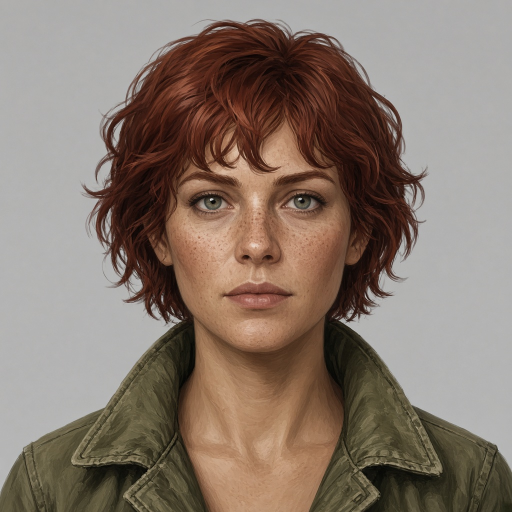
#> input picture prototypes/lifelike/src/face_front.jpg, 1024 x 1024 px, found by its file name (shown at 1/2 size); the run also reads 1 picture not shown here
$ python prep_face_v1.py
#> lines starting #> are read from the running program, lines starting #| are printed output that depends on the picture
"""Register the AI face keyframes onto the neutral portrait and bake optical flow.
Outputs (prototype/): face-n.webp, face-c.webp (eyes closed), face-e.webp (2x2 atlas: smile, angry,
surprised, sad - registered into the neutral frame), face-f.png (4x2 flow atlas: row 0 = N->E, row 1 = E->N, 128px tiles,
R/G = dx/dy*4+128 in 512px units), face.json (landmarks). work/face_reg_*.jpg are checks."""
import json
import numpy as np
import cv2

R = 512
N = cv2.resize(cv2.imread('src/face_front.jpg'), (R, R), interpolation=cv2.INTER_AREA)
C = cv2.resize(cv2.imread('src/face_eyes_closed.jpg'), (R, R), interpolation=cv2.INTER_AREA)
sheet = cv2.imread('src/expr_sheet.jpg')
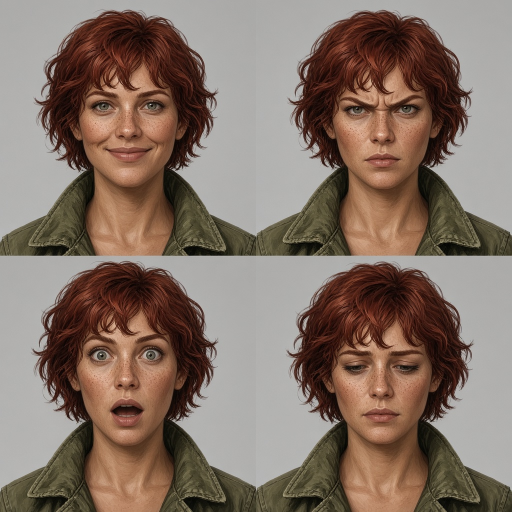
#> input picture prototypes/lifelike/src/expr_sheet.jpg, 1024 x 1024 px, found by its file name (shown at 1/2 size)
#> sheet is the input picture: shape (1024, 1024, 3); mean B, G, R 101.7, 113.2, 131.3
tiles = [sheet[y:y + 512, x:x + 512] for (y, x) in ((0, 0), (0, 512), (512, 0), (512, 512))]
#> tiles = 4 items
NAMES = ['smile', 'angry', 'surprised', 'sad']

orb = cv2.ORB_create(4000)
gN = cv2.cvtColor(N, cv2.COLOR_BGR2GRAY)
kN, dN = orb.detectAndCompute(gN, None)
#> kN = 2907 keypoints; strongest (x, y, size): (210, 199, 31), (299, 198, 31), (300, 201, 31), (179, 320, 31)
bf = cv2.BFMatcher(cv2.NORM_HAMMING, crossCheck=True)


def register(img):
    g = cv2.cvtColor(img, cv2.COLOR_BGR2GRAY)
    k, d = orb.detectAndCompute(g, None)
    m = sorted(bf.match(d, dN), key=lambda x: x.distance)[:600]
    src = np.float32([k[x.queryIdx].pt for x in m])
    dst = np.float32([kN[x.trainIdx].pt for x in m])
    A, inl = cv2.estimateAffinePartial2D(src, dst, method=cv2.RANSAC, ransacReprojThreshold=3)
    warped = cv2.warpAffine(img, A, (R, R), flags=cv2.INTER_LINEAR, borderMode=cv2.BORDER_REFLECT)
    valid = cv2.warpAffine(np.full(img.shape[:2], 255, np.uint8), A, (R, R)) > 128
    return warped, valid, A, int(inl.sum())


def bg_blend(img, valid):
    """outside the warped tile's footprint, show neutral (keeps frame edges clean)"""
    v = cv2.GaussianBlur(cv2.erode(valid.astype(np.float32), np.ones((9, 9))), (21, 21), 0)[..., None]
    return (img * v + N * (1 - v)).astype(np.uint8)


Cr, Cv, A, n = register(C)
#> in register, `k, d = orb.detectAndCompute(g, None)`: k = 2986 keypoints; strongest (x, y, size): (180, 320, 31), (348, 320, 37.2), (341, 320, 31), (179, 320, 37.2)
#> in register, `m = sorted(bf.match(d, dN), key=lambda x: x.distance)[:600]`: m = 600 matches
#> in register, `src = np.float32([k[x.queryIdx].pt for x in m])`: src = 600 pairs, first value 73 to 439.2, second value 32 to 474
#> in register, `dst = np.float32([kN[x.trainIdx].pt for x in m])`: dst = 600 pairs, first value 73 to 438, second value 32 to 474
#> in register, `A, inl = cv2.estimateAffinePartial2D(src, dst, method=cv2.RANSAC, rans..`: A = [[0.997, -7.9e-05, 0.0688], [7.9e-05, 0.997, 0.698]]; inl = 600 values, max 1 at index 0, min 0 at index 132, mean 0.993
#> in register, `valid = cv2.warpAffine(np.full(img.shape[:2], 255, np.uint8), A, (R, R..`:
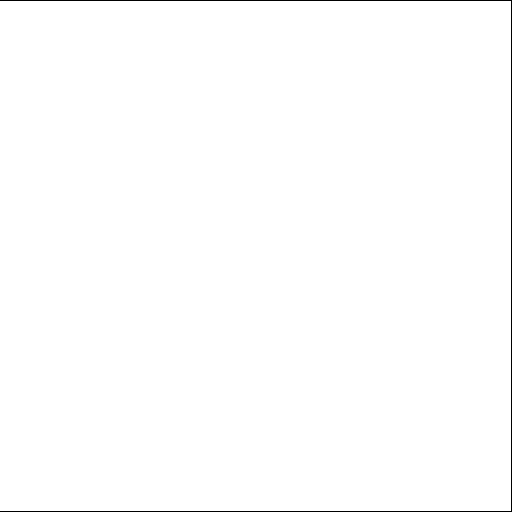
#> valid: shape (512, 512) bool; 99.4% white; black in thin lines or dots
#> n = 596
print('closed', n, A.round(3).tolist())
#| closed 596 [[0.997, -0.0, 0.069], [0.0, 0.997, 0.698]]
Cr = bg_blend(Cr, Cv)
regs = []
for nm, t in zip(NAMES, tiles):
    w, v, A, n = register(t)
    s = np.sqrt(abs(np.linalg.det(A[:, :2])))
    print(nm, 'inliers', n, 'scale', round(s, 3), 'shift', A[:, 2].round(1).tolist())
    regs.append(bg_blend(w, v))
#> this loop made 4 passes
#> (nm, A, n, s) on passes 1 to 4: ('smile', [[0.938, -0.00146, 17.79], [0.00146, 0.938, 1.15]], 555, 0.938), ('angry', [[0.934, -0.00639, 24.02], [0.00639, 0.934, 2.89]], 307, 0.934), ('surprised', [[0.923, -0.00423, 24.71], [0.00423, 0.923, 15.37]], 382, 0.923), ('sad', [[0.932, -0.0112, 27.31], [0.0112, 0.932, 8.33]], 336, 0.932)
#| smile inliers 555 scale 0.938 shift [17.8, 1.2]
#| angry inliers 307 scale 0.934 shift [24.0, 2.9]
#| surprised inliers 382 scale 0.923 shift [24.7, 15.4]
#| sad inliers 336 scale 0.932 shift [27.3, 8.3]
#> pass 1, in register (call 2), `g = cv2.cvtColor(img, cv2.COLOR_BGR2GRAY)`:
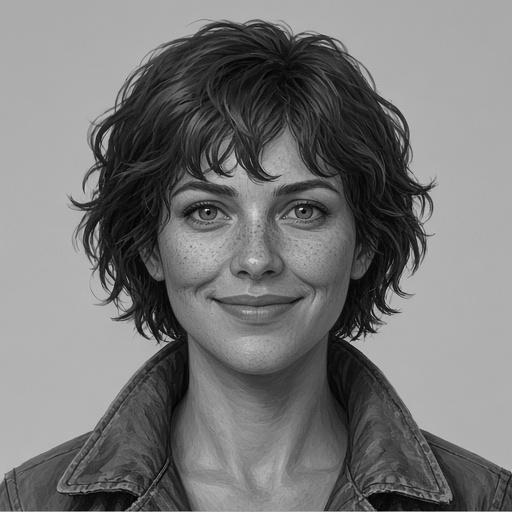
#> g: shape (512, 512); min 1, max 219, mean 119
#> after the loop:
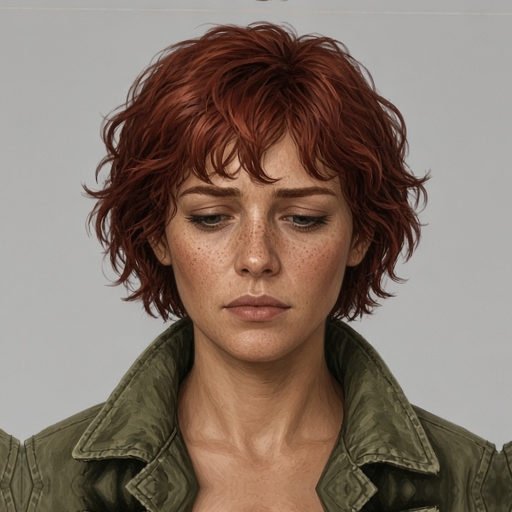
#> w: shape (512, 512, 3); mean of channels 0, 1, 2 103.5, 114.8, 131.5; drawn as B, G, R
#> after the loop, regs = 4 items

dis = cv2.DISOpticalFlow_create(cv2.DISOPTICAL_FLOW_PRESET_MEDIUM)
dis.setFinestScale(1)
FT = 128
flows, backs = [], []
for nm, E in zip(NAMES, regs):
    gE = cv2.cvtColor(E, cv2.COLOR_BGR2GRAY)
    f = dis.calc(gN, gE, None)  # N(p) ~ E(p + f(p))
    f = cv2.GaussianBlur(f, (0, 0), 4)
    b = cv2.GaussianBlur(dis.calc(gE, gN, None), (0, 0), 4)  # E(p) ~ N(p + b(p))
    flows.append(f)
    backs.append(b)
    mag = np.linalg.norm(f, axis=2)
    print(nm, 'flow max', round(float(mag.max()), 1), 'p99', round(float(np.percentile(mag, 99)), 1))
    # check: backward-warp E by flow -> should look like N geometry with E colours
    yy, xx = np.mgrid[0:R, 0:R].astype(np.float32)
    back = cv2.remap(E, xx + f[..., 0], yy + f[..., 1], cv2.INTER_LINEAR, borderMode=cv2.BORDER_REPLICATE)
    cv2.imwrite(f'work/face_reg_{nm}.jpg', np.hstack([N, E, back, cv2.addWeighted(N, 0.5, E, 0.5, 0)]))
#> this loop made 4 passes
#| smile flow max 29.2 p99 17.8
#| angry flow max 26.6 p99 20.2
#| surprised flow max 27.4 p99 19.9
#| sad flow max 25.4 p99 20.2
#> pass 1, `cv2.imwrite(f'work/face_reg_{nm}.jpg', np.hstack([N, E, back, cv2.addW..`:
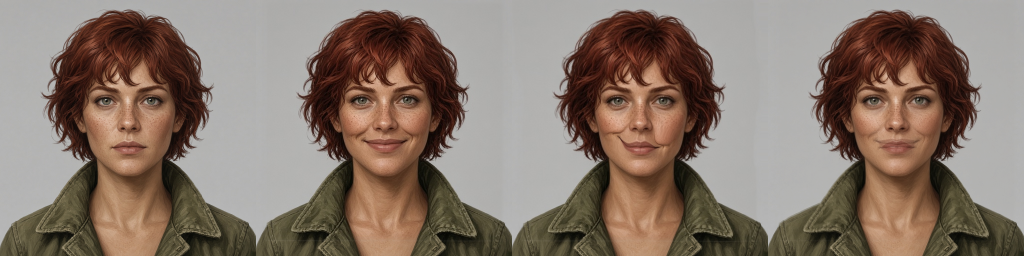
#> saved as face_reg_smile.jpg: shape (512, 2048, 3) (shown at 1/2 size); mean B, G, R 106.5, 117.8, 134
#> after the loop:
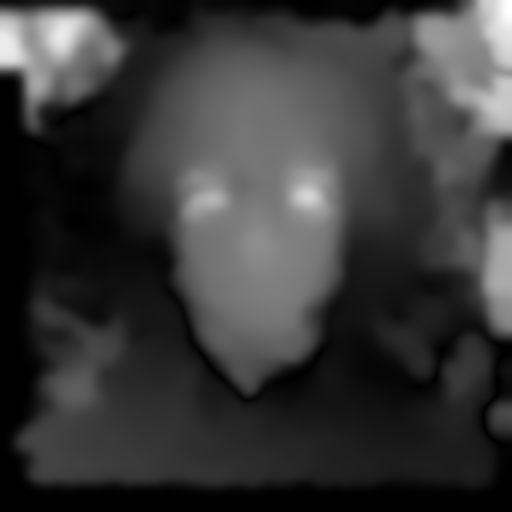
#> mag: shape (512, 512) float32; min 9.65e-05, max 25.38, mean 5.7; drawn with min black and max white
#> after the loop, backs = 4 items; flows = 4 items

cv2.imwrite('prototype/face-n.webp', N, [cv2.IMWRITE_WEBP_QUALITY, 82])
cv2.imwrite('prototype/face-c.webp', Cr, [cv2.IMWRITE_WEBP_QUALITY, 82])
atlas = np.vstack([np.hstack(regs[:2]), np.hstack(regs[2:])])
cv2.imwrite('prototype/face-e.webp', atlas, [cv2.IMWRITE_WEBP_QUALITY, 80])
fl = np.zeros((FT * 2, FT * 4, 3), np.uint8)
#> fl: shape (256, 512, 3); every value is 0
for i, f in enumerate(flows + backs):
    s = cv2.resize(f, (FT, FT), interpolation=cv2.INTER_AREA)
    enc = np.clip(np.round(s * 4 + 128), 0, 255).astype(np.uint8)
    y, x = (i // 4) * FT, (i % 4) * FT
    fl[y:y + FT, x:x + FT, 2] = enc[..., 0]  # BGR order: R=dx
    fl[y:y + FT, x:x + FT, 1] = enc[..., 1]  # G=dy
#> this loop made 8 passes
#> (y, x) on passes 1 to 8: (0, 0), (0, 128), (0, 256), (0, 384), (128, 0), (128, 128), (128, 256), (128, 384)
cv2.imwrite('prototype/face-f.png', fl)
cv2.imwrite('work/face_closed_check.jpg', np.hstack([N, Cr, cv2.addWeighted(N, 0.5, Cr, 0.5, 0)]))
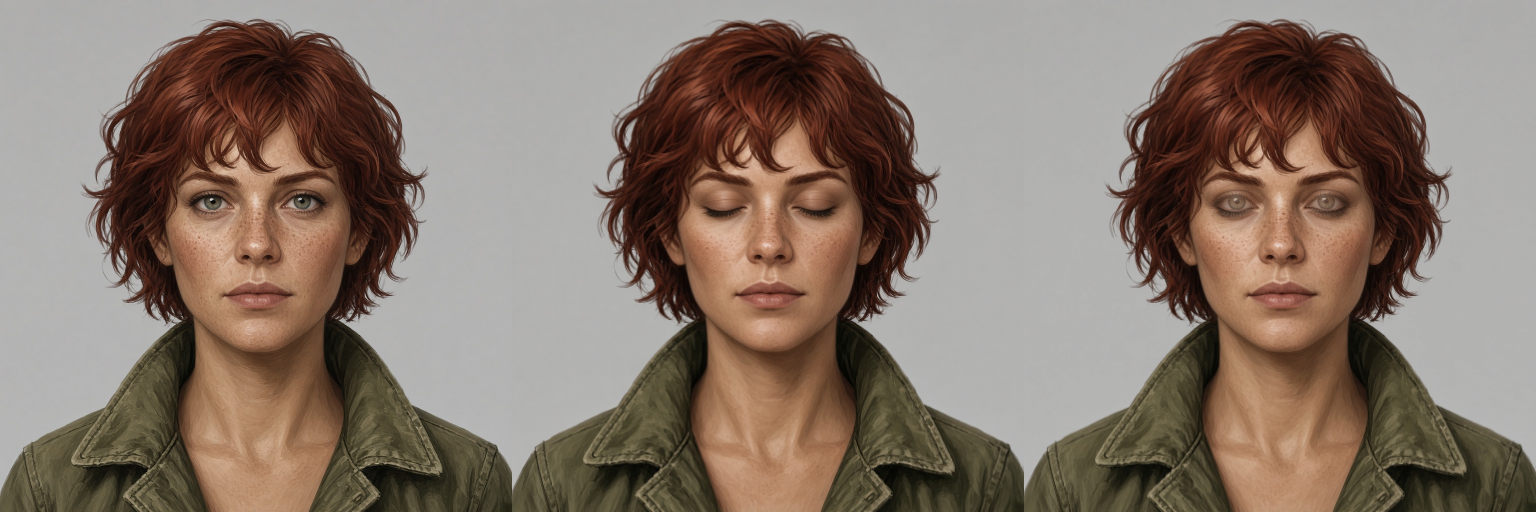
#> saved as face_closed_check.jpg: shape (512, 1536, 3); mean B, G, R 107.4, 118.8, 134.3
